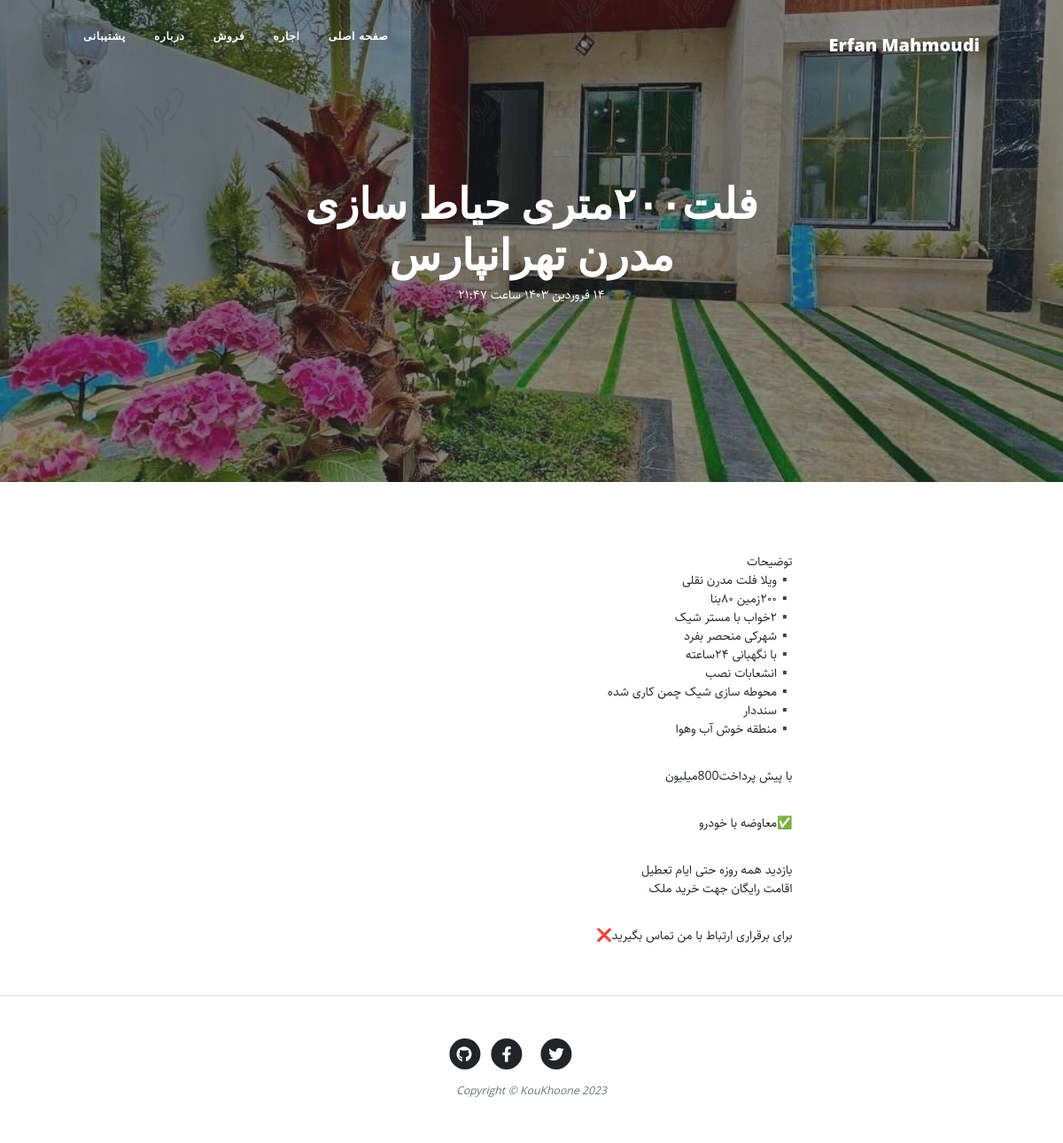
The app's page /article/fltmtr-ht-sz-mdrn-thrnrs with its own data.
### blog/models.py (models this page shows, shortened)
class category(models.Model):
    parent = models.ForeignKey('self', default = None, null = True, blank = True, on_delete = models.SET_NULL, related_name = 'children', verbose_name = "زیردسته")
    title = models.CharField(max_length= 200, verbose_name = "عنوان دسته‌بندی")
    slug = models.SlugField (max_length = 100, unique=True, verbose_name = "آدرس دسته‌بندی")
    status = models.BooleanField(default = True, verbose_name = "آیا نمایش داده شود؟")
    position = models.IntegerField(verbose_name = "پوزیشن")
    class Meta(object):
        verbose_name = "دسته‌بندی"
        verbose_name_plural = "دسته‌بندی ها"
        ordering = ['parent__id','position']
    objects = CategoryManager()

class Article(models.Model):
    STATUS_CHOICES = (
    ('d', 'پیش نویس'),
    ('p', 'منتشر شده'),
    )
    title = models.CharField(max_length= 200, verbose_name = "عنوان مقاله")
    slug = models.SlugField (max_length = 100, unique=True, verbose_name = "آدرس مقاله")
    author = models.ForeignKey(User, on_delete = models.CASCADE)
    category = models.ManyToManyField(category, verbose_name = "دسته‌بندی", related_name = "articles")
    description = models.TextField (verbose_name = "محتوا")
    thumbnail = models.ImageField (upload_to="images", verbose_name = " تصویر")
    publish = models.DateTimeField (default = timezone.now, verbose_name = "زمان انتشار")
    created = models.DateTimeField (auto_now_add = True, verbose_name = "زمان ساخت")
    updated = models.DateTimeField (auto_now = True)
    status = models.CharField (max_length = 1, choices = STATUS_CHOICES, verbose_name = "وضعیت")
    class Meta(object):
        verbose_name = "مقاله"
        verbose_name_plural = "مقاله ها"
    def jpublish(self):
        return jalali_convertor(self.publish)
    jpublish.short_description = "زمان انتشار"
    objects = ArticleManager()

### blog/views.py (the view)
def detail(request, slug):
    context = {
        "article" : get_object_or_404 (Article, slug=slug, status = "p"),
    }
    return render (request, "blog/detail.html", context)

### blog/models.py (called while the page is built)
    def active (self):
        return self.filter(status = True)

### blog/templatetags/base_tags.py (called while the page is built)
@register.simple_tag
def name():
    return "Erfan Mahmoudi"

@register.inclusion_tag("blog/partials/category_navbar.html")
def category_navbar():
    return {
            "category" : category.objects.filter(status=True)
    }

### extentions/jalali.py (called while the page is built)
    def persian_tuple(self):
        return self.persian_year, self.persian_month, self.persian_day

### extentions/utils.py (called while the page is built)
def persian_numbers_convertor(mystr):
    numbers = {
    "0" : "۰",
    "1" : "۱",
    "2" : "۲",
    "3" : "۳",
    "4" : "۴",
    "5" : "۵",
    "6" : "۶",
    "7" : "۷",
    "8" : "۸",
    "9" : "۹",
    }
    for e,p in numbers.items():
        mystr = mystr.replace(e, p)
    return mystr

def jalali_convertor(time):
    time = timezone.localtime(time)
    jmonths = ["فروردین","اردیبهشت","خرداد","تیر","مرداد","شهریور","مهر","آبان","آذر","دی","بهمن","اسفند"]
    time_to_str = "{},{},{}".format(time.year, time.month, time.day)
    time_to_tuple = jalali.Gregorian(time_to_str).persian_tuple()
    time_to_list = list (time_to_tuple)
    for index, month in enumerate(jmonths):
        if time_to_list[1] == index + 1:
            time_to_list[1] = month
            break
    output = "{} {} {} ساعت {}:{}".format(
    time_to_list[2],
    time_to_list[1],
    time_to_list[0],
    time.hour,
    time.minute,
    )
    return persian_numbers_convertor(output)

### blog/templates/blog/detail.html (shortened to what this page needs)
{%extends 'blog/base.html'%}
{% block main %}
<header class="masthead" style="background-image: url('{{article.thumbnail.url}}')">
    <div class="container position-relative px-4 px-lg-5">
        <div class="row gx-4 gx-lg-5 justify-content-center">
            <div class="col-md-10 col-lg-8 col-xl-7">
                <div class="site-heading">
                    <h1>{{article.title}}</h1>
                    <time>{{article.jpublish}}</time>
                </div>
            </div>
        </div>
    </div>
</header>
<article class="mb-4">
    <div class="container px-4 px-lg-5">
        <div class="row gx-4 gx-lg-5 justify-content-center">
            <div class="col-md-10 col-lg-8 col-xl-7 text-justify">
                {{article.description|linebreaks}}
            </div>
        </div>
    </div>
</article>
{% endblock %}

### blog/templates/blog/partials/category_navbar.html (shortened to what this page needs)
<div class="collapse navbar-collapse nav" id="navbarResponsive">
    <ul class="navbar-nav ms-auto py-4 py-lg-0">
        <li class="nav-item">
          <a class="nav-link px-lg-3 py-3 py-lg-4" href="{% url 'blog:home' %}">صفحه اصلی</a>
        </li>
        {% for cat in category %}
          {% if cat.parent == None %}
            <li class="nav-item">
              <a class="nav-link px-lg-3 py-3 py-lg-4" href="{% url 'blog:category' cat.slug %}">{{cat.title}}</a>
            </li>
          {% endif %}
        {% endfor %}
        <li class="nav-item"><a class="nav-link px-lg-3 py-3 py-lg-4" href="{% url 'blog:about' %}">درباره</a></li>
        <li class="nav-item"><a class="nav-link px-lg-3 py-3 py-lg-4" href="{% url 'blog:contact' %}">پشتیبانی</a></li>
    </ul>
</div>

### blog/static/blog/css/rtl.css (style rules this page uses)
body { font-family: "Sahel"; direction: rtl; text-align: right; font-size: 14px; }
.navbar-nav { margin-left: initial !important; margin-right: auto; }
header.masthead .site-heading h1 { font-size: 3rem !important; }
.nav ul { padding-right: : 0; }
.nav ul li { border-bottom: none; height: 86px; line-height: :86px; font-size: 14px; display: inline-block; float: left; margin: 0 auto; }
.nav ul li a { text-decoration: none; color: #000000; display: block; transition: .3s background-color; padding:0 24px; }
.nav a { bordor-bottom:none; }

### records on screen
category: title "اجاره"
category: title "فروش"
Article: thumbnail (picture), title "فلت۲۰۰متری حیاط سازی مدرن تهرانپارس", jpublish "۱۴ فروردین ۱۴۰۳ ساعت ۲۱:۴۷", description "توضیحات ‌▪️ویلا فلت مدرن نقلی ▪️۲۰۰زمین ۸۰بنا ▪️۲خواب با مستر شیک ▪️شهرکی منحصر بفرد ▪️با نگهبانی ۲۴ساعته ▪️انشعابات نصب ▪️محوطه سازی شیک چمن کاری شده ▪️سنددار ▪️منطقه خوش آب وهوا با پیش پرداخت800‌میلیون ✅معاوضه با خودرو بازدید همه روزه حتی ایام تعطیل اقامت رایگان جهت خرید ملک برای برقراری ارتباط با من تماس بگیرید❌"
